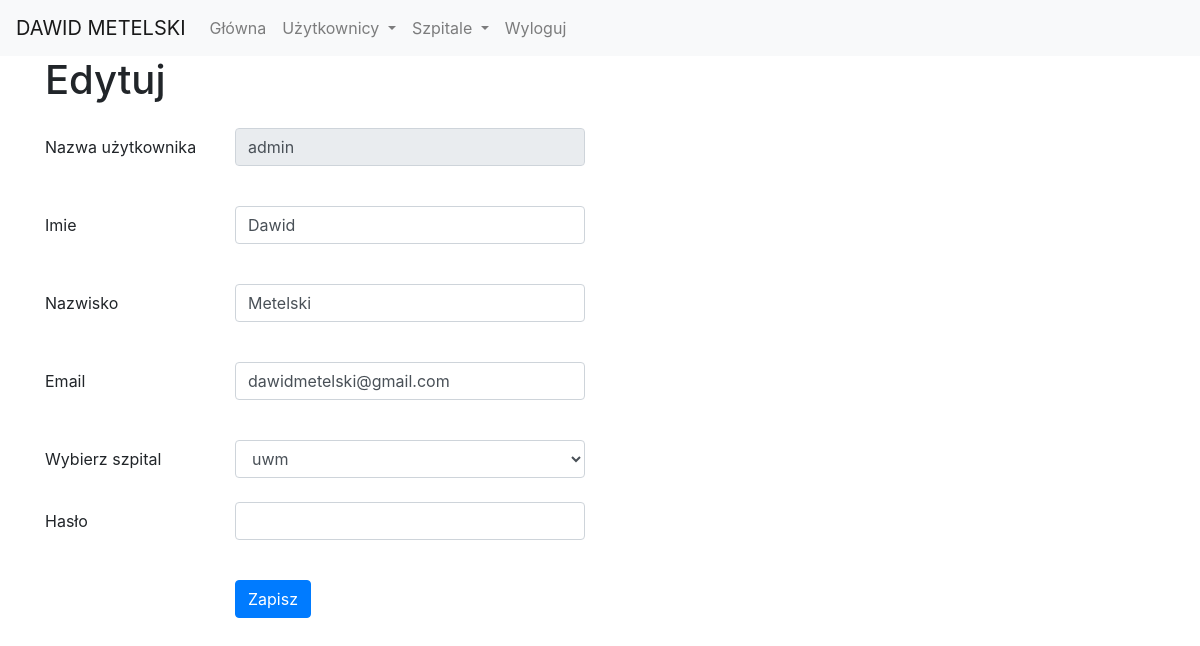
Screenshot of /edit_user/1 (signed in) with the database file from the repository.
### models.py (models this page shows, shortened)
class User(db.Model, UserMixin):
    id = db.Column(db.Integer, primary_key=True)
    name = db.Column(db.String(50), unique=True)
    password = db.Column(db.String(100))
    first_name = db.Column(db.String(50))
    last_name = db.Column(db.String(50))
    email = db.Column(db.String(50), unique=True)
    is_active = db.Column(db.Boolean, default=True)
    hospital_id = db.Column(db.Integer, db.ForeignKey('hospital.id'))

### app.py (the view)
@app.route('/edit_user/<int:user_id>', methods=['GET', 'POST'])
@login_required
def edit_user(user_id):
    user = User.query.get(user_id)
    form = EditUserForm(obj=user)
    hospitals = Hospital.query.all()
    form.hospital_id.choices = [(hospital.id, hospital.name) for hospital in hospitals]
    if user:
        if form.validate_on_submit():
            form.populate_obj(user)  # Uaktualnij obiekt użytkownika na podstawie danych z formularza
            db.session.commit()
            flash('Dane użytkownika zostały zaktualizowane.', 'success')
            return redirect(url_for('users', user_id = user.id))
        return render_template('user/edit_user.html', form=form, user_id = user.id)
    else:
        flash('Nie znaleziono użytkownika o podanym identyfikatorze.', 'error')
        return redirect(url_for('users'))

### forms.py
class EditUserForm(FlaskForm):
    name = StringField('Nazwa użytkownika', render_kw={'readonly': True})
    email = StringField('Email', validators=[DataRequired(), Email()])
    first_name = StringField('Imie', validators=[DataRequired()])
    last_name = StringField('Nazwisko', validators=[DataRequired()])
    password = PasswordField('Hasło', validators=[DataRequired(), Length(min=5, max=100)])
    hospital_id = SelectField('Wybierz szpital', validators=[DataRequired()], coerce=int)
    submit = SubmitField('Zapisz')

### app.py (called while the page is built)
@login_manager.user_loader
def load_user(id):
    return User.query.filter(User.id == id).first()

### templates/user/edit_user.html (shortened to what this page needs)
{% extends "base.html" %}
{% block content %}
<div class="container">
    <div class="row mb-3">
        <div class="col-5 h1">Edytuj</div>
    </div>
    <form id="login_form" action="{{ url_for('edit_user', user_id=user_id) }}" method="POST">
        <div class="row mb-3">
            <div class="col-2 col-form-label">
                {{ form.name.label }}
            </div>
            <div class="col-4">
                {{ form.name(class="form-control") }}<br>
            </div>
        </div>
        <div class="row mb-3">
            <div class="col-2 col-form-label">
                {{ form.first_name.label }}
            </div>
            <div class="col-4">
                {{ form.first_name(class="form-control") }}<br>
            </div>
        </div>
         <div class="row mb-3">
            <div class="col-2 col-form-label">
                {{ form.last_name.label }}
            </div>
            <div class="col-4">
                {{ form.last_name(class="form-control") }}<br>
            </div>
        </div>
         <div class="row mb-3">
            <div class="col-2 col-form-label">
                {{ form.email.label }}
            </div>
            <div class="col-4">
                {{ form.email(class="form-control") }}<br>
            </div>
        </div>
        <div class="row mb-3">
            <div class="col-2 col-form-label">{{ form.hospital_id.label }}</div>
            <div class="col-4">{{ form.hospital_id(class="form-control") }}</div>
        </div>
        <div class="row mb-3">
            <div class="col-2 col-form-label">
                {{ form.password.label }}
            </div>
            <div class="col-4">
                {{ form.password(class="form-control") }}<br>
            </div>
        </div>
        <div class="row mb-3">
            <div class="col-2"></div>
            <div class="col-2">
                {{ form.submit(class="btn btn-primary") }}
            </div>
        </div>
    </form>
</div>
{% endblock %}

### rows the page displays
User: name "admin", first_name "Dawid", last_name "Metelski", email "dawidmetelski@gmail.com", hospital_id "uwm"
